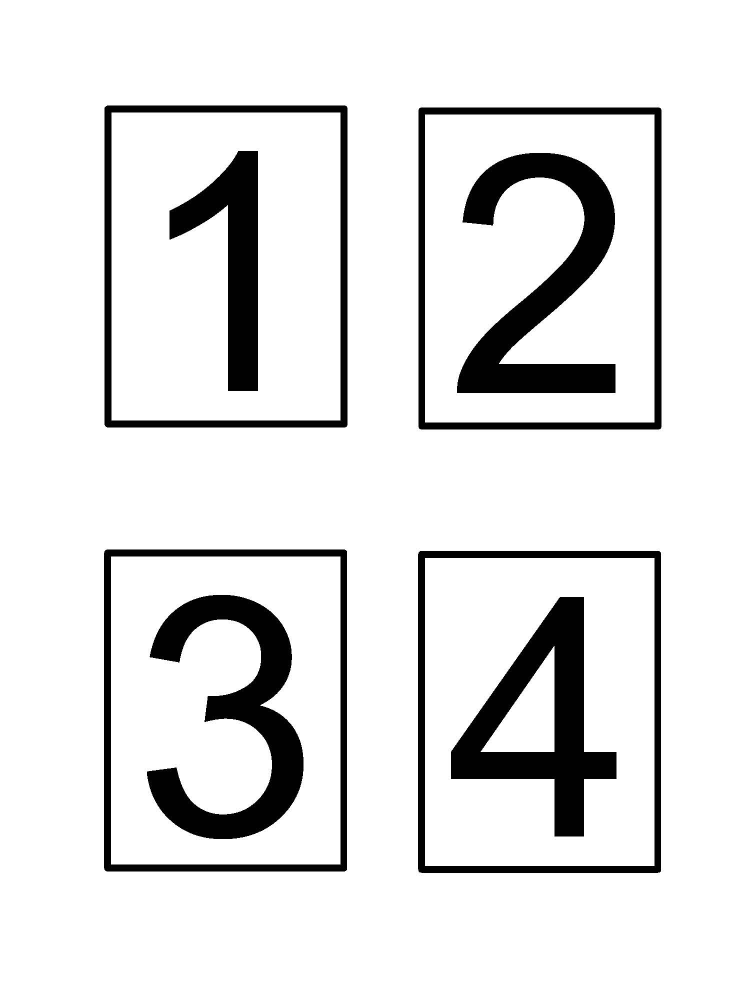
#> input picture raspberrypi_dev/img_detect/Test/image/template_img_dir/T1.jpg, 1500 x 2000 px (shown at 1/2 size)
$ python pre_template_deal.py
#> lines starting #> are read from the running program, lines starting #| are printed output that depends on the picture; after the words box and inside, x2 and y2 are one past the last pixel; in counts of white or black regions, pixels touching at a corner belong together
import cv2
import os.path as osp

def cv_show(img):
    cv2.imshow('image', img)
    cv2.waitKey(0)
    cv2.destroyAllWindows()

# 路径定义
script_dir = osp.dirname(__file__)
img_dir = osp.join(script_dir, 'image')
template_dir = osp.join(img_dir, 'template_img_dir')

img1 = cv2.imread(osp.join(template_dir, 'T1.jpg'), cv2.IMREAD_GRAYSCALE)
#> img1 is the input picture: shape (2000, 1500); min 0, max 255, mean 226.6
img2 = cv2.imread(osp.join(template_dir, 'T2.jpg'), cv2.IMREAD_GRAYSCALE)
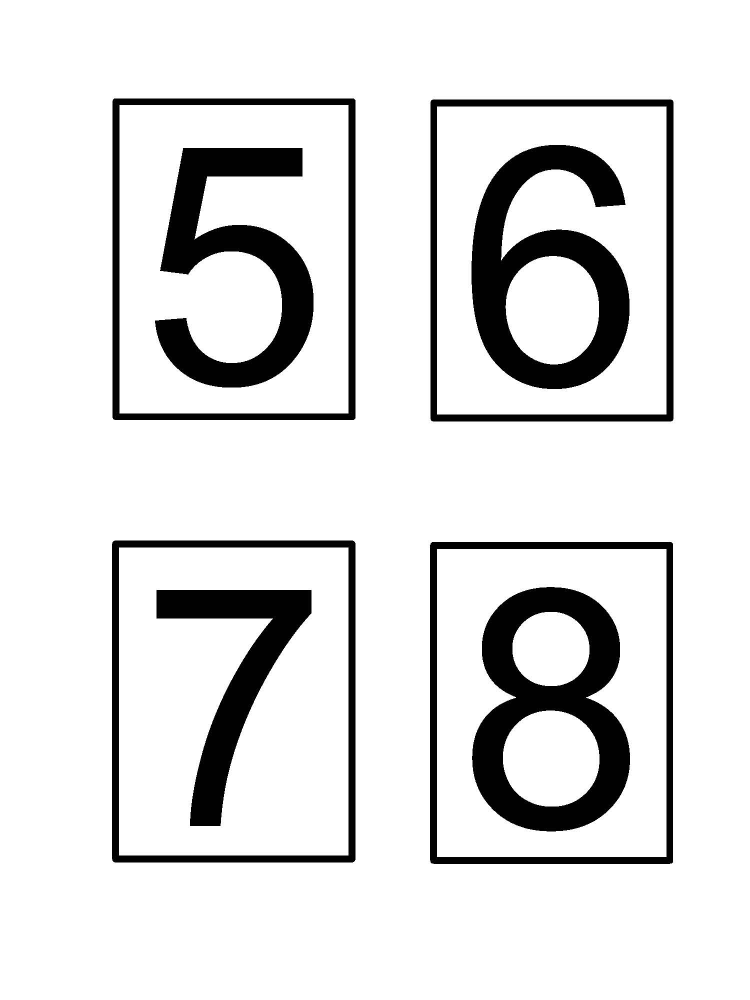
#> input picture raspberrypi_dev/img_detect/Test/image/template_img_dir/T2.jpg, 1500 x 2000 px (shown at 1/2 size)
#> img2 is the input picture: shape (2000, 1500); min 0, max 255, mean 223.3

# 合并图像
img = cv2.hconcat([img1, img2])
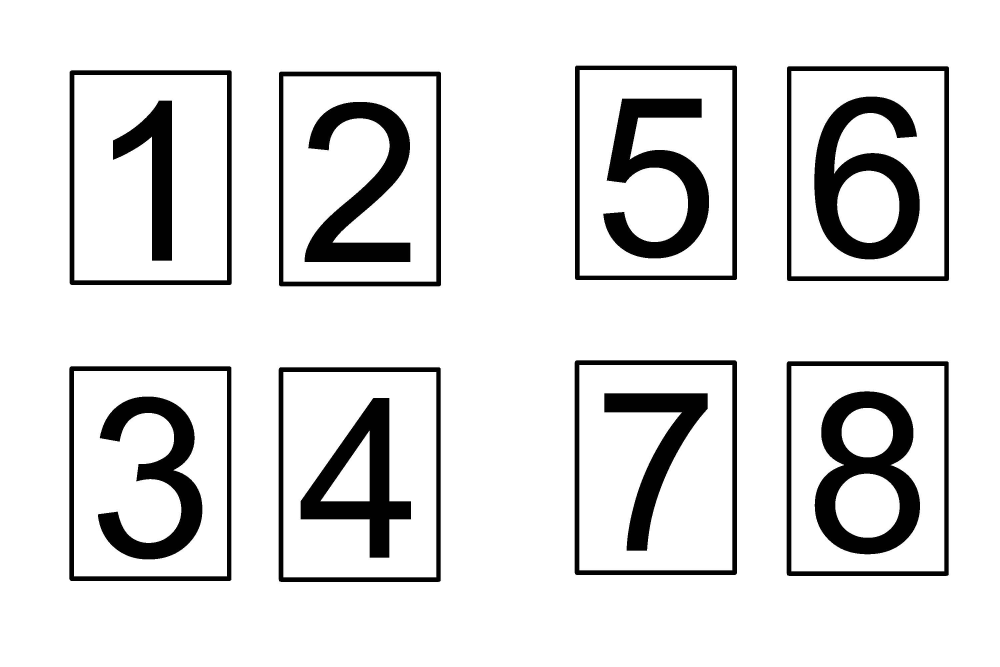
#> img: shape (2000, 3000) (shown at 1/3 size); min 0, max 255, mean 224.9
img = cv2.resize(img, (600,400))
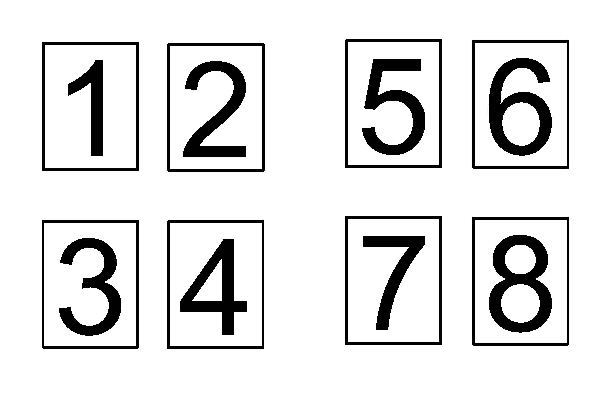
#> img: shape (400, 600); min 0, max 255, mean 224.6
print(img.shape)
#| (400, 600)
cv_show(img)

cv2.imwrite(osp.join(template_dir, 'num_template.jpg'), img)
print('模板图像已保存')

# 高斯滤波
blur_kernel = (5,5) #卷积核
blur_img = cv2.GaussianBlur(img, blur_kernel, 0)
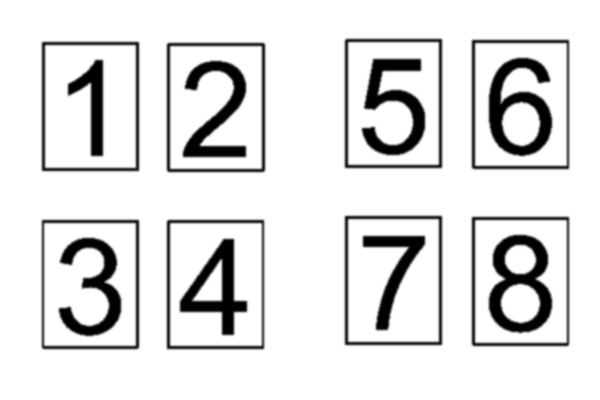
#> blur_img: shape (400, 600); min 1, max 255, mean 224.6

# 二值化
ret, thresh_img = cv2.threshold(-blur_img, 100, 255, cv2.THRESH_BINARY)
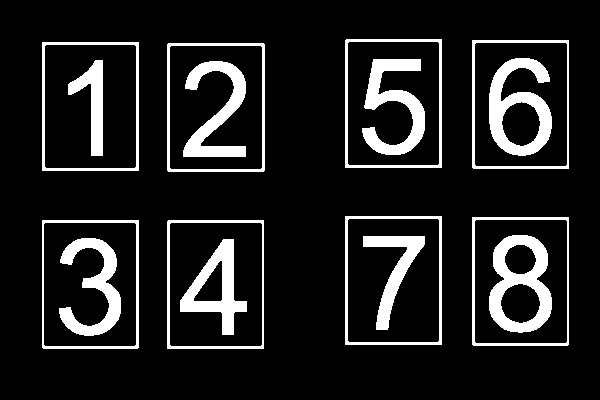
#> thresh_img: shape (400, 600); 12.2% white; 16 white regions
cv_show(thresh_img)

cv2.imwrite(osp.join(template_dir, 'num_template.jpg'), img)
print('二值化模板图像已保存')

# 轮廓检测
contours, hierarchy = cv2.findContours(thresh_img, cv2.RETR_EXTERNAL, cv2.CHAIN_APPROX_SIMPLE)
#> contours = 8 contours; box (x1, y1, x2, y2) and area: (167, 43, 265, 172) 12414, (345, 216, 442, 345) 12288, (42, 42, 139, 171) 12288, (167, 220, 264, 349) 12288, (472, 40, 569, 169) 12288, (345, 39, 442, 168) 12288, (42, 220, 139, 349) 12287, (472, 217, 569, 346) 12287

thresh_img_BGR = cv2.cvtColor(thresh_img, cv2.COLOR_GRAY2BGR)
#> thresh_img_BGR: shape (400, 600, 3); 12.2% white; 16 white regions, largest, box (x1, y1, x2, y2) and area: (489, 235, 552, 333) 3034, (489, 58, 552, 156) 2959, (362, 59, 425, 155) 2688

contours_img = cv2.drawContours(thresh_img_BGR, contours, -1, (0, 0, 255), 3)
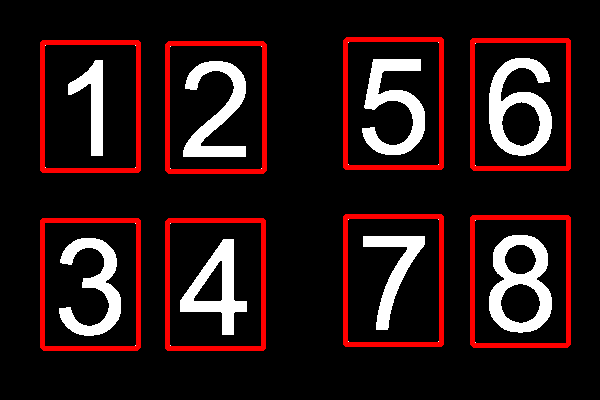
#> contours_img: shape (400, 600, 3); mean B, G, R 20.5, 20.5, 39.4
cv_show(contours_img)


x, y, w, h = cv2.boundingRect(contours[6])
#> x = 472; y = 40; w = 97; h = 129
marked_img = cv2.rectangle(contours_img, (x, y), (x+w, y+h), (255, 0, 255), 3)
cv_show(marked_img)

print(f'检测到{len(contours)}个轮廓')
#| 检测到8个轮廓
